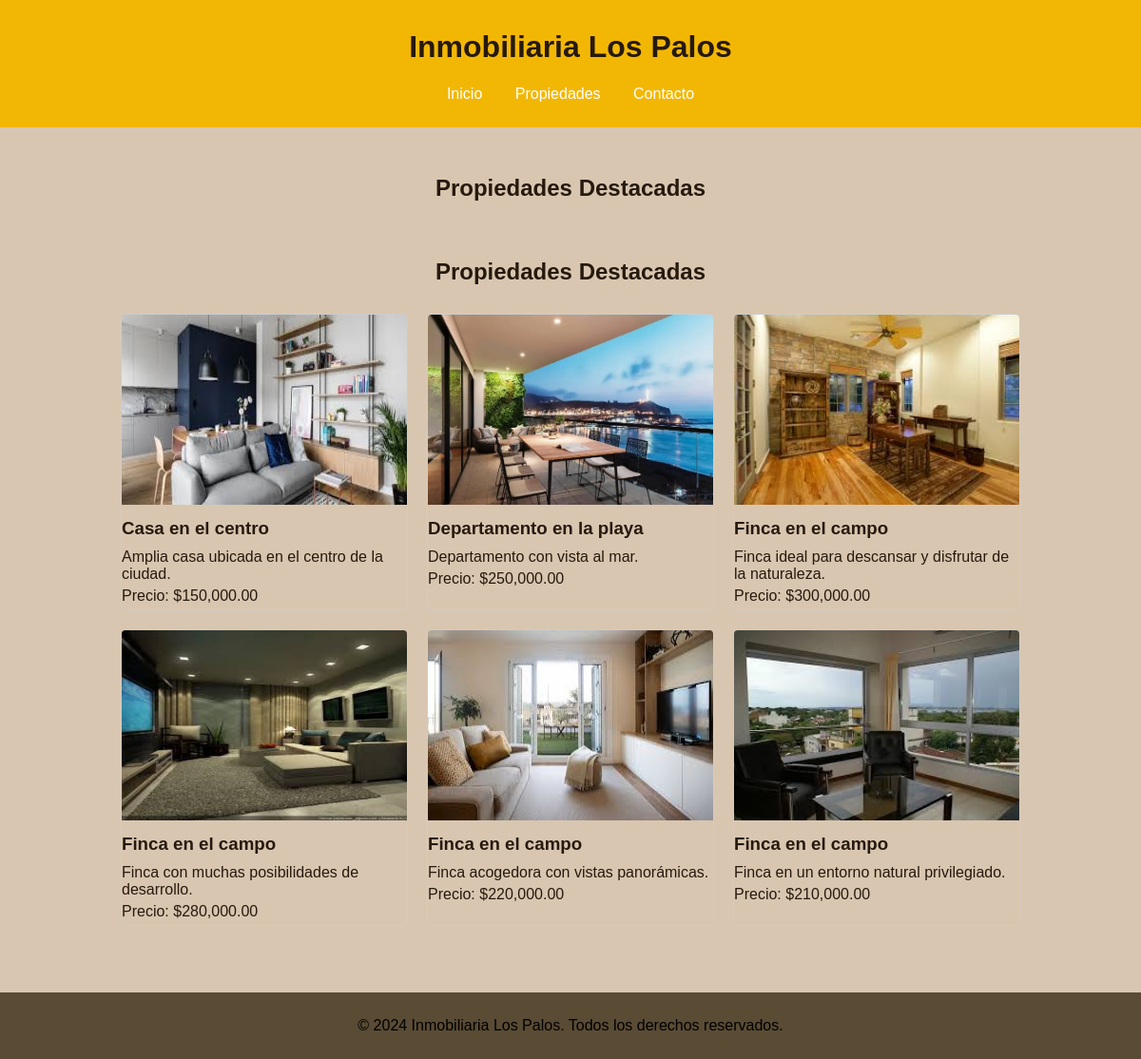
Page /index.php?modulo=sn_propiedades on the committed database.
### tables this page shows
CREATE TABLE imagenes (
    id INT AUTO_INCREMENT PRIMARY KEY,
    propiedad_id INT,
    url VARCHAR(255) NOT NULL,
    descripcion VARCHAR(255),
    FOREIGN KEY (propiedad_id) REFERENCES propiedades(id) ON DELETE CASCADE
);

CREATE TABLE propiedades (
    id INT AUTO_INCREMENT PRIMARY KEY,
    titulo VARCHAR(255) NOT NULL,
    descripcion TEXT,
    precio DECIMAL(10, 2) NOT NULL,
    tipo ENUM('venta', 'alquiler') NOT NULL,
    direccion VARCHAR(255) NOT NULL,
    ciudad VARCHAR(100),
    provincia VARCHAR(100),
    pais VARCHAR(100),
    habitaciones INT,
    baños INT,
    superficie DECIMAL(10, 2),
    fecha_publicacion TIMESTAMP DEFAULT CURRENT_TIMESTAMP,
    usuario_id INT,
    FOREIGN KEY (usuario_id) REFERENCES usuarios(id)
);

### sn_php/sn_propiedades.php (the view)
<section class="propiedades">
    <h2>Propiedades Destacadas</h2>
    <div>
        <?php
            $sql = "SELECT p.id, p.titulo, p.descripcion, p.precio, i.url
                    FROM propiedades p
                    JOIN imagenes i ON p.id = i.propiedad_id
                    ORDER BY p.fecha_publicacion DESC
                    LIMIT 6";
            $result = $con->query($sql);
            if ($result->num_rows > 0) {
                while ($row = $result->fetch_assoc()) {
                    echo '<div class="propiedad">';
                    echo '<img src="' . $row['url'] . '" alt="' . $row['titulo'] . '">';
                    echo '<h3>' . $row['titulo'] . '</h3>';
                    echo '<p>' . $row['descripcion'] . '</p>';
                    echo '<p>Precio: $' . number_format($row['precio'], 2) . '</p>';
                    echo '</div>';
                }
            } else {
                echo '<p>No hay propiedades destacadas en este momento.</p>';
            }
        ?>
    </div>
</section>

### index.php (shortened to what this page needs)
<!DOCTYPE html>
<html lang="es">
<head>
    <link rel="stylesheet" href="./css/sn_styles.css">
    <link rel="stylesheet" href="https://cdnjs.cloudflare.com/ajax/libs/slick-carousel/1.8.1/slick.min.css">
    <link rel="stylesheet" href="https://cdnjs.cloudflare.com/ajax/libs/slick-carousel/1.8.1/slick-theme.min.css">
</head>
<body>
    <header>
        <h1>Inmobiliaria Los Palos</h1>
        <nav>
            <ul>
                <li><a href="index.php?modulo=sn_inicio">Inicio</a></li>
                <li><a href="index.php?modulo=sn_propiedades">Propiedades</a></li>
                <li><a href="index.php?modulo=sn_contacto">Contacto</a></li>
            </ul>
        </nav>
    </header>
    <main>
        <section class="propiedades">
            <h2>Propiedades Destacadas</h2>
            <?php
                if(!empty($_GET['modulo']))
                {
                    include('sn_php/'.$_GET['modulo'].'.php');
                }
            ?>
        </section>
    </main>
    <footer>
        <p>&copy; 2024 Inmobiliaria Los Palos. Todos los derechos reservados.</p>
    </footer>
</body>
</html>

### css/sn_styles.css (style rules this page uses)
body { font-family: Arial, sans-serif; background-color: var(--color-beige); color: #fff; margin: 0; padding: 0; display: flex; flex-direction: column; align-items: center; }
section { padding: 20px; margin: 10px; }
.propiedades { color: var(--color-marron-oscuro); }
footer { text-align: center; padding: 10px 0; background-color: var(--color-marron); color: black; position: relative; bottom: 0; width: 100%; }

### css/sn_componentes/sn_nav.css (style rules this page uses)
header { width: 100%; background-color: var(--color-amarillo); color: var(--color-marron-oscuro); padding: 10px 0; text-align: center; }
nav ul { list-style-type: none; padding: 0; }
nav ul li { display: inline; margin: 0 15px; }
nav ul li a { color: white; text-decoration: none; }

### css/sn_componentes/sn_propiedades.css (style rules this page uses)
.propiedades { text-align: center; padding: 20px; }
.propiedades h2 { margin-bottom: 20px; }
.propiedades > div { display: flex; flex-wrap: wrap; justify-content: center; }
.propiedad { margin: 10px; border: 1px solid #ccc; border-radius: 5px; overflow: hidden; width: 300px; text-align: left; }
.propiedad img { width: 300px; height: 200px; object-fit: fill; }
.propiedad h3 { margin: 10px 0; }
.propiedad p { margin: 5px 0; }

### css/sn_colores.css (style rules this page uses)
:root { --color-amarillo: #F2B705; --color-marron: #594B34; --color-beige: #D9C6B0; --color-marron-oscuro: #26190D; --color-verde: #E7E309; }

### rows in the picture
imagenes: url (picture), propiedad.titulo "Casa en el centro", propiedad.descripcion "Amplia casa ubicada en el centro de la ciudad.", propiedad.precio "150,000.00"
imagenes: url (picture), propiedad.titulo "Departamento en la playa", propiedad.descripcion "Departamento con vista al mar.", propiedad.precio "250,000.00"
imagenes: url (picture), propiedad.titulo "Finca en el campo", propiedad.descripcion "Finca ideal para descansar y disfrutar de la naturaleza.", propiedad.precio "300,000.00"
imagenes: url (picture), propiedad.titulo "Finca en el campo", propiedad.descripcion "Finca con muchas posibilidades de desarrollo.", propiedad.precio "280,000.00"
imagenes: url (picture), propiedad.titulo "Finca en el campo", propiedad.descripcion "Finca acogedora con vistas panorámicas.", propiedad.precio "220,000.00"
imagenes: url (picture), propiedad.titulo "Finca en el campo", propiedad.descripcion "Finca en un entorno natural privilegiado.", propiedad.precio "210,000.00"
